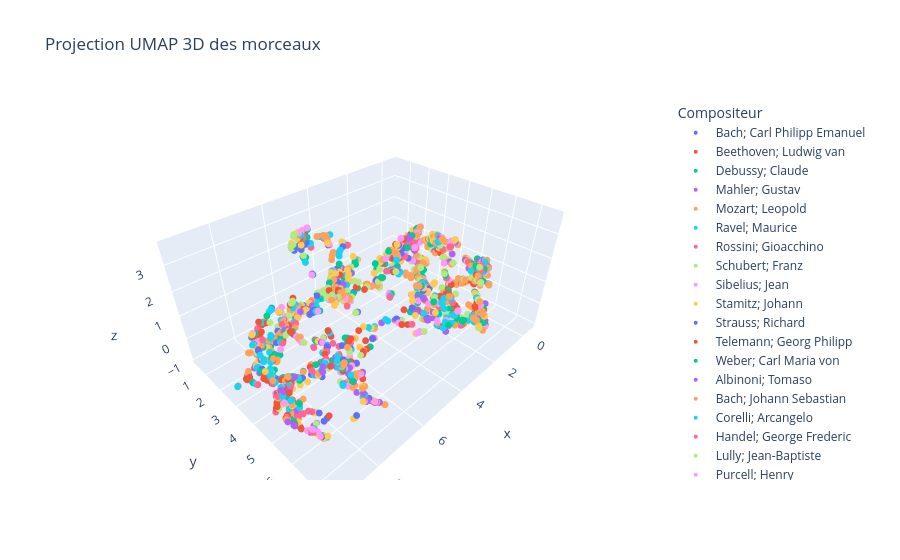

The cell this chart's notebook holds for it:
### Markdown cell above
# Première analyse des données

### Code cell
import umap.umap_ as umap
from sklearn.preprocessing import LabelEncoder

reducer_3d = umap.UMAP(n_neighbors=4, min_dist=0.0, n_components=3, metric='cosine')
le = LabelEncoder()
y_numeric = le.fit_transform(y)
X_umap_3d = reducer_3d.fit_transform(X_scaled, y=y_numeric)

fig = px.scatter_3d(
    x=X_umap_3d[:, 0],
    y=X_umap_3d[:, 1],
    z=X_umap_3d[:, 2],
    color=y,
    labels={'color': 'Compositeur'},
    hover_name=morceaux,
    hover_data={'Compositeur': y, 'Période': periodes},
    title="Projection UMAP 3D des morceaux"
)
fig.update_traces(marker=dict(size=4))
fig.show()
